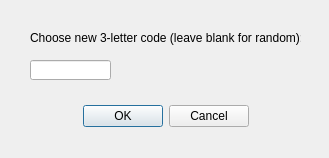
<?xml version="1.0" encoding="UTF-8"?>
<ui version="4.0">
 <class>CmsEntryChooseDialog</class>
 <widget class="QDialog" name="CmsEntryChooseDialog">
  <property name="geometry">
   <rect>
    <x>0</x>
    <y>0</y>
    <width>329</width>
    <height>158</height>
   </rect>
  </property>
  <property name="windowTitle">
   <string>Choose new 3-letter code:</string>
  </property>
  <widget class="QDialogButtonBox" name="buttonBox">
   <property name="geometry">
    <rect>
     <x>0</x>
     <y>100</y>
     <width>331</width>
     <height>32</height>
    </rect>
   </property>
   <property name="orientation">
    <enum>Qt::Horizontal</enum>
   </property>
   <property name="standardButtons">
    <set>QDialogButtonBox::Cancel|QDialogButtonBox::Ok</set>
   </property>
   <property name="centerButtons">
    <bool>true</bool>
   </property>
  </widget>
  <widget class="QLineEdit" name="cmsEntryEdit">
   <property name="geometry">
    <rect>
     <x>30</x>
     <y>60</y>
     <width>81</width>
     <height>20</height>
    </rect>
   </property>
  </widget>
  <widget class="QLabel" name="label">
   <property name="geometry">
    <rect>
     <x>30</x>
     <y>30</y>
     <width>271</width>
     <height>16</height>
    </rect>
   </property>
   <property name="text">
    <string>Choose new 3-letter code (leave blank for random):</string>
   </property>
  </widget>
 </widget>
 <resources/>
 <connections>
  <connection>
   <sender>buttonBox</sender>
   <signal>rejected()</signal>
   <receiver>CmsEntryChooseDialog</receiver>
   <slot>reject()</slot>
   <hints>
    <hint type="sourcelabel">
     <x>286</x>
     <y>120</y>
    </hint>
    <hint type="destinationlabel">
     <x>286</x>
     <y>157</y>
    </hint>
   </hints>
  </connection>
 </connections>
</ui>
